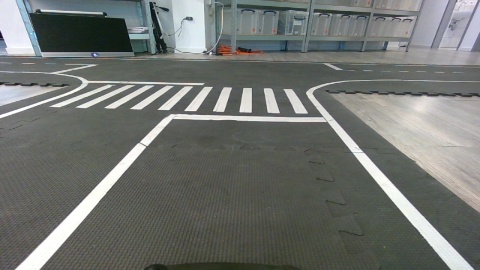
#> input picture src/bfmc/src/hardware/Localization/test_img/frame.jpg, 480 x 270 px
$ python -i gradients.py   (imports and definitions only)   (older library calls are emulated)
#> lines starting #> are read from the running program, lines starting #| are printed output that depends on the picture; after the words box and inside, x2 and y2 are one past the last pixel; in counts of white or black regions, pixels touching at a corner belong together
import numpy as np
import cv2


# [135 lines left out: functions gradient_abs_value_mask, gradient_magnitude_mask, gradient_direction_mask, color_threshold_mask, get_edges, not called in this run]

def optimized_get_edges(image):
    # Convert to HLS color space and separate the S channel
    hls = cv2.cvtColor(image, cv2.COLOR_RGB2HLS).astype(np.float32)
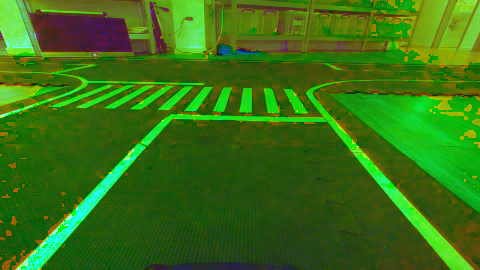
#> hls: shape (270, 480, 3) float32; mean R, G, B 55.1, 113.3, 19.5
    s_channel = hls[:, :, 1]

    # Downsample the S channel to reduce computation
    s_channel_downsampled = cv2.pyrDown(s_channel)

    # Apply Sobel operations only once and reuse results
    sobel_x = cv2.Sobel(s_channel_downsampled, cv2.CV_64F, 1, 0, ksize=3)
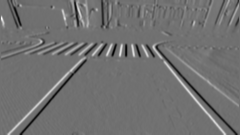
#> sobel_x: shape (135, 240) float64; min -514.2, max 644.9, mean 0.4; drawn with min black and max white
    sobel_y = cv2.Sobel(s_channel_downsampled, cv2.CV_64F, 0, 1, ksize=3)
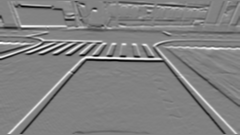
#> sobel_y: shape (135, 240) float64; min -558.4, max 534.7, mean -3.4; drawn with min black and max white

    # Compute gradient magnitude and direction
    gradient_magnitude = np.sqrt(sobel_x**2 + sobel_y**2).astype(np.uint8)
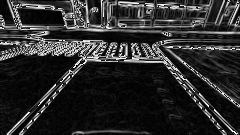
#> gradient_magnitude: shape (135, 240); min 0, max 255, mean 44.2
    gradient_direction = cv2.phase(sobel_x, sobel_y, angleInDegrees=False)
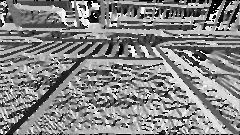
#> gradient_direction: shape (135, 240) float64; min 0, max 6.28, mean 3.3; drawn with min black and max white

    # Create binary masks based on thresholds
    gradient_x_mask = (np.abs(sobel_x) > 20).astype(np.uint8)
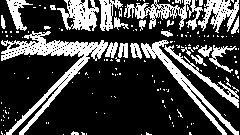
#> gradient_x_mask: shape (135, 240); values 0 (black) and 1 (white), 26.5% white; 170 white regions (145 under 20 px), largest, box (x1, y1, x2, y2) and area: (1, 31, 108, 135) 2295, (141, 40, 239, 135) 1143, (57, 0, 99, 31) 770
    gradient_y_mask = (np.abs(sobel_y) > 20).astype(np.uint8)
#> gradient_y_mask: shape (135, 240); values 0 (black) and 1 (white), 37.4% white; 155 white regions (144 under 20 px), largest, box (x1, y1, x2, y2) and area: (0, 1, 240, 134) 11198, (72, 128, 151, 134) 246, (169, 114, 182, 119) 39
    magnitude_mask = (gradient_magnitude > 20).astype(np.uint8)
#> magnitude_mask: shape (135, 240); values 0 (black) and 1 (white), 43% white; 136 white regions (124 under 20 px), largest, box (x1, y1, x2, y2) and area: (0, 0, 240, 135) 12920, (71, 128, 152, 135) 266, (168, 109, 183, 120) 56
    direction_mask = ((gradient_direction > 0.7) & (gradient_direction < 1.3)).astype(np.uint8)
#> direction_mask: shape (135, 240); values 0 (black) and 1 (white), 8.1% white in thin lines or dots

    # Combine all masks
    combined_gradient_mask = cv2.bitwise_or(
        cv2.bitwise_and(gradient_x_mask, gradient_y_mask),
        cv2.bitwise_and(gradient_x_mask, magnitude_mask, direction_mask)
    )
#> combined_gradient_mask: shape (135, 240); values 0 (black) and 1 (white), 26.4% white; 166 white regions (141 under 20 px), largest, box (x1, y1, x2, y2) and area: (1, 31, 108, 135) 2293, (141, 40, 239, 135) 1142, (57, 0, 99, 31) 767

    # Color threshold mask
    color_mask = (s_channel_downsampled > 200).astype(np.uint8)
#> color_mask: shape (135, 240); values 0 (black) and 1 (white), 9% white; 29 white regions (9 under 20 px), largest, box (x1, y1, x2, y2) and area: (9, 58, 162, 135) 698, (154, 45, 236, 135) 550, (87, 0, 103, 27) 347

    # Combine gradient and color masks
    final_mask = cv2.bitwise_or(combined_gradient_mask, color_mask)
#> final_mask: shape (135, 240); values 0 (black) and 1 (white), 30.5% white; 151 white regions (134 under 20 px), largest, box (x1, y1, x2, y2) and area: (0, 31, 239, 135) 4337, (57, 0, 123, 31) 1278, (198, 0, 240, 34) 803

    # Upsample back to original resolution
    final_mask_upsampled = cv2.pyrUp(final_mask).astype(np.uint8)
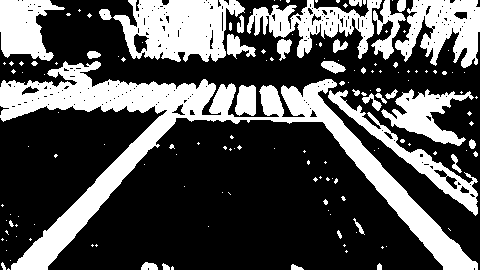
#> final_mask_upsampled: shape (270, 480); values 0 (black) and 1 (white), 32.3% white; 151 white regions (116 under 20 px), largest, box (x1, y1, x2, y2) and area: (0, 61, 478, 270) 18303, (113, 0, 245, 62) 5422, (395, 0, 480, 68) 3469

    return final_mask_upsampled

>>> import cv2
>>> picture = cv2.cvtColor(cv2.imread('../../hardware/Localization/test_img/frame.jpg'), cv2.COLOR_BGR2RGB)
>>> result = optimized_get_edges(picture)
